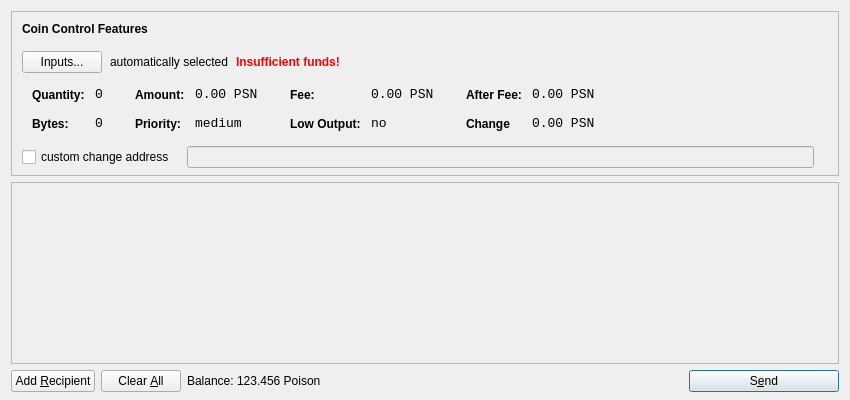
<?xml version="1.0" encoding="UTF-8"?>
<ui version="4.0">
 <class>SendCoinsDialog</class>
 <widget class="QDialog" name="SendCoinsDialog">
  <property name="geometry">
   <rect>
    <x>0</x>
    <y>0</y>
    <width>850</width>
    <height>400</height>
   </rect>
  </property>
  <property name="windowTitle">
   <string>Send Coins</string>
  </property>
  <layout class="QVBoxLayout" name="verticalLayout" stretch="0,1,0">
   <property name="bottomMargin">
    <number>8</number>
   </property>
   <item>
    <widget class="QFrame" name="frameCoinControl">
     <property name="sizePolicy">
      <sizepolicy hsizetype="Expanding" vsizetype="Expanding">
       <horstretch>0</horstretch>
       <verstretch>0</verstretch>
      </sizepolicy>
     </property>
     <property name="maximumSize">
      <size>
       <width>16777215</width>
       <height>16777215</height>
      </size>
     </property>
     <property name="frameShape">
      <enum>QFrame::StyledPanel</enum>
     </property>
     <property name="frameShadow">
      <enum>QFrame::Sunken</enum>
     </property>
     <layout class="QVBoxLayout" name="verticalLayoutCoinControl2">
      <property name="spacing">
       <number>-1</number>
      </property>
      <property name="leftMargin">
       <number>0</number>
      </property>
      <property name="topMargin">
       <number>0</number>
      </property>
      <property name="rightMargin">
       <number>0</number>
      </property>
      <property name="bottomMargin">
       <number>6</number>
      </property>
      <item>
       <layout class="QVBoxLayout" name="verticalLayoutCoinControl" stretch="0,0,0,0,1">
        <property name="spacing">
         <number>0</number>
        </property>
        <property name="leftMargin">
         <number>10</number>
        </property>
        <property name="topMargin">
         <number>10</number>
        </property>
        <item>
         <layout class="QHBoxLayout" name="horizontalLayoutCoinControl1">
          <property name="bottomMargin">
           <number>15</number>
          </property>
          <item>
           <widget class="QLabel" name="labelCoinControlFeatures">
            <property name="sizePolicy">
             <sizepolicy hsizetype="Preferred" vsizetype="Maximum">
              <horstretch>0</horstretch>
              <verstretch>0</verstretch>
             </sizepolicy>
            </property>
            <property name="font">
             <font>
              <weight>75</weight>
              <bold>true</bold>
             </font>
            </property>
            <property name="styleSheet">
             <string notr="true">font-weight:bold;</string>
            </property>
            <property name="text">
             <string>Coin Control Features</string>
            </property>
           </widget>
          </item>
         </layout>
        </item>
        <item>
         <layout class="QHBoxLayout" name="horizontalLayoutCoinControl2" stretch="0,0,0,0">
          <property name="spacing">
           <number>8</number>
          </property>
          <property name="bottomMargin">
           <number>10</number>
          </property>
          <item>
           <widget class="QPushButton" name="pushButtonCoinControl">
            <property name="styleSheet">
             <string notr="true"/>
            </property>
            <property name="text">
             <string>Inputs...</string>
            </property>
           </widget>
          </item>
          <item>
           <widget class="QLabel" name="labelCoinControlAutomaticallySelected">
            <property name="text">
             <string>automatically selected</string>
            </property>
            <property name="margin">
             <number>5</number>
            </property>
           </widget>
          </item>
          <item>
           <widget class="QLabel" name="labelCoinControlInsuffFunds">
            <property name="font">
             <font>
              <weight>75</weight>
              <bold>true</bold>
             </font>
            </property>
            <property name="styleSheet">
             <string notr="true">color:red;font-weight:bold;</string>
            </property>
            <property name="text">
             <string>Insufficient funds!</string>
            </property>
            <property name="margin">
             <number>5</number>
            </property>
           </widget>
          </item>
          <item>
           <spacer name="horizontalSpacerCoinControl">
            <property name="orientation">
             <enum>Qt::Horizontal</enum>
            </property>
            <property name="sizeHint" stdset="0">
             <size>
              <width>40</width>
              <height>1</height>
             </size>
            </property>
           </spacer>
          </item>
         </layout>
        </item>
        <item>
         <widget class="QWidget" name="widgetCoinControl" native="true">
          <property name="sizePolicy">
           <sizepolicy hsizetype="Preferred" vsizetype="Preferred">
            <horstretch>0</horstretch>
            <verstretch>0</verstretch>
           </sizepolicy>
          </property>
          <property name="minimumSize">
           <size>
            <width>0</width>
            <height>0</height>
           </size>
          </property>
          <property name="styleSheet">
           <string notr="true"/>
          </property>
          <layout class="QHBoxLayout" name="horizontalLayoutCoinControl5">
           <property name="margin">
            <number>0</number>
           </property>
           <item>
            <layout class="QHBoxLayout" name="horizontalLayoutCoinControl3" stretch="0,0,0,1">
             <property name="spacing">
              <number>20</number>
             </property>
             <property name="topMargin">
              <number>0</number>
             </property>
             <property name="bottomMargin">
              <number>10</number>
             </property>
             <item>
              <layout class="QFormLayout" name="formLayoutCoinControl1">
               <property name="horizontalSpacing">
                <number>10</number>
               </property>
               <property name="verticalSpacing">
                <number>14</number>
               </property>
               <property name="leftMargin">
                <number>10</number>
               </property>
               <property name="topMargin">
                <number>4</number>
               </property>
               <property name="rightMargin">
                <number>6</number>
               </property>
               <item row="0" column="0">
                <widget class="QLabel" name="labelCoinControlQuantityText">
                 <property name="styleSheet">
                  <string notr="true">font-weight:bold;</string>
                 </property>
                 <property name="text">
                  <string>Quantity:</string>
                 </property>
                 <property name="margin">
                  <number>0</number>
                 </property>
                </widget>
               </item>
               <item row="0" column="1">
                <widget class="QLabel" name="labelCoinControlQuantity">
                 <property name="font">
                  <font>
                   <family>Monospace</family>
                   <pointsize>10</pointsize>
                  </font>
                 </property>
                 <property name="cursor">
                  <cursorShape>IBeamCursor</cursorShape>
                 </property>
                 <property name="contextMenuPolicy">
                  <enum>Qt::ActionsContextMenu</enum>
                 </property>
                 <property name="text">
                  <string>0</string>
                 </property>
                 <property name="margin">
                  <number>0</number>
                 </property>
                 <property name="textInteractionFlags">
                  <set>Qt::LinksAccessibleByMouse|Qt::TextSelectableByKeyboard|Qt::TextSelectableByMouse</set>
                 </property>
                </widget>
               </item>
               <item row="1" column="0">
                <widget class="QLabel" name="labelCoinControlBytesText">
                 <property name="styleSheet">
                  <string notr="true">font-weight:bold;</string>
                 </property>
                 <property name="text">
                  <string>Bytes:</string>
                 </property>
                </widget>
               </item>
               <item row="1" column="1">
                <widget class="QLabel" name="labelCoinControlBytes">
                 <property name="font">
                  <font>
                   <family>Monospace</family>
                   <pointsize>10</pointsize>
                  </font>
                 </property>
                 <property name="cursor">
                  <cursorShape>IBeamCursor</cursorShape>
                 </property>
                 <property name="contextMenuPolicy">
                  <enum>Qt::ActionsContextMenu</enum>
                 </property>
                 <property name="text">
                  <string>0</string>
                 </property>
                 <property name="textInteractionFlags">
                  <set>Qt::LinksAccessibleByMouse|Qt::TextSelectableByKeyboard|Qt::TextSelectableByMouse</set>
                 </property>
                </widget>
               </item>
              </layout>
             </item>
             <item>
              <layout class="QFormLayout" name="formLayoutCoinControl2">
               <property name="horizontalSpacing">
                <number>10</number>
               </property>
               <property name="verticalSpacing">
                <number>14</number>
               </property>
               <property name="leftMargin">
                <number>6</number>
               </property>
               <property name="topMargin">
                <number>4</number>
               </property>
               <property name="rightMargin">
                <number>6</number>
               </property>
               <item row="0" column="0">
                <widget class="QLabel" name="labelCoinControlAmountText">
                 <property name="styleSheet">
                  <string notr="true">font-weight:bold;</string>
                 </property>
                 <property name="text">
                  <string>Amount:</string>
                 </property>
                 <property name="margin">
                  <number>0</number>
                 </property>
                </widget>
               </item>
               <item row="0" column="1">
                <widget class="QLabel" name="labelCoinControlAmount">
                 <property name="font">
                  <font>
                   <family>Monospace</family>
                   <pointsize>10</pointsize>
                  </font>
                 </property>
                 <property name="cursor">
                  <cursorShape>IBeamCursor</cursorShape>
                 </property>
                 <property name="contextMenuPolicy">
                  <enum>Qt::ActionsContextMenu</enum>
                 </property>
                 <property name="text">
                  <string>0.00 PSN</string>
                 </property>
                 <property name="textInteractionFlags">
                  <set>Qt::LinksAccessibleByMouse|Qt::TextSelectableByKeyboard|Qt::TextSelectableByMouse</set>
                 </property>
                </widget>
               </item>
               <item row="1" column="0">
                <widget class="QLabel" name="labelCoinControlPriorityText">
                 <property name="styleSheet">
                  <string notr="true">font-weight:bold;</string>
                 </property>
                 <property name="text">
                  <string>Priority:</string>
                 </property>
                </widget>
               </item>
               <item row="1" column="1">
                <widget class="QLabel" name="labelCoinControlPriority">
                 <property name="font">
                  <font>
                   <family>Monospace</family>
                   <pointsize>10</pointsize>
                  </font>
                 </property>
                 <property name="cursor">
                  <cursorShape>IBeamCursor</cursorShape>
                 </property>
                 <property name="contextMenuPolicy">
                  <enum>Qt::ActionsContextMenu</enum>
                 </property>
                 <property name="text">
                  <string>medium</string>
                 </property>
                 <property name="textInteractionFlags">
                  <set>Qt::LinksAccessibleByMouse|Qt::TextSelectableByKeyboard|Qt::TextSelectableByMouse</set>
                 </property>
                </widget>
               </item>
              </layout>
             </item>
             <item>
              <layout class="QFormLayout" name="formLayoutCoinControl3">
               <property name="horizontalSpacing">
                <number>10</number>
               </property>
               <property name="verticalSpacing">
                <number>14</number>
               </property>
               <property name="leftMargin">
                <number>6</number>
               </property>
               <property name="topMargin">
                <number>4</number>
               </property>
               <property name="rightMargin">
                <number>6</number>
               </property>
               <item row="0" column="0">
                <widget class="QLabel" name="labelCoinControlFeeText">
                 <property name="styleSheet">
                  <string notr="true">font-weight:bold;</string>
                 </property>
                 <property name="text">
                  <string>Fee:</string>
                 </property>
                 <property name="margin">
                  <number>0</number>
                 </property>
                </widget>
               </item>
               <item row="0" column="1">
                <widget class="QLabel" name="labelCoinControlFee">
                 <property name="font">
                  <font>
                   <family>Monospace</family>
                   <pointsize>10</pointsize>
                  </font>
                 </property>
                 <property name="cursor">
                  <cursorShape>IBeamCursor</cursorShape>
                 </property>
                 <property name="contextMenuPolicy">
                  <enum>Qt::ActionsContextMenu</enum>
                 </property>
                 <property name="text">
                  <string>0.00 PSN</string>
                 </property>
                 <property name="textInteractionFlags">
                  <set>Qt::LinksAccessibleByMouse|Qt::TextSelectableByKeyboard|Qt::TextSelectableByMouse</set>
                 </property>
                </widget>
               </item>
               <item row="1" column="0">
                <widget class="QLabel" name="labelCoinControlLowOutputText">
                 <property name="styleSheet">
                  <string notr="true">font-weight:bold;</string>
                 </property>
                 <property name="text">
                  <string>Low Output:</string>
                 </property>
                </widget>
               </item>
               <item row="1" column="1">
                <widget class="QLabel" name="labelCoinControlLowOutput">
                 <property name="font">
                  <font>
                   <family>Monospace</family>
                   <pointsize>10</pointsize>
                  </font>
                 </property>
                 <property name="cursor">
                  <cursorShape>IBeamCursor</cursorShape>
                 </property>
                 <property name="contextMenuPolicy">
                  <enum>Qt::ActionsContextMenu</enum>
                 </property>
                 <property name="text">
                  <string>no</string>
                 </property>
                 <property name="textInteractionFlags">
                  <set>Qt::LinksAccessibleByMouse|Qt::TextSelectableByKeyboard|Qt::TextSelectableByMouse</set>
                 </property>
                </widget>
               </item>
              </layout>
             </item>
             <item>
              <layout class="QFormLayout" name="formLayoutCoinControl4">
               <property name="horizontalSpacing">
                <number>10</number>
               </property>
               <property name="verticalSpacing">
                <number>14</number>
               </property>
               <property name="leftMargin">
                <number>6</number>
               </property>
               <property name="topMargin">
                <number>4</number>
               </property>
               <property name="rightMargin">
                <number>6</number>
               </property>
               <item row="0" column="0">
                <widget class="QLabel" name="labelCoinControlAfterFeeText">
                 <property name="styleSheet">
                  <string notr="true">font-weight:bold;</string>
                 </property>
                 <property name="text">
                  <string>After Fee:</string>
                 </property>
                 <property name="margin">
                  <number>0</number>
                 </property>
                </widget>
               </item>
               <item row="0" column="1">
                <widget class="QLabel" name="labelCoinControlAfterFee">
                 <property name="font">
                  <font>
                   <family>Monospace</family>
                   <pointsize>10</pointsize>
                  </font>
                 </property>
                 <property name="cursor">
                  <cursorShape>IBeamCursor</cursorShape>
                 </property>
                 <property name="contextMenuPolicy">
                  <enum>Qt::ActionsContextMenu</enum>
                 </property>
                 <property name="text">
                  <string>0.00 PSN</string>
                 </property>
                 <property name="textInteractionFlags">
                  <set>Qt::LinksAccessibleByMouse|Qt::TextSelectableByKeyboard|Qt::TextSelectableByMouse</set>
                 </property>
                </widget>
               </item>
               <item row="1" column="0">
                <widget class="QLabel" name="labelCoinControlChangeText">
                 <property name="styleSheet">
                  <string notr="true">font-weight:bold;</string>
                 </property>
                 <property name="text">
                  <string>Change</string>
                 </property>
                </widget>
               </item>
               <item row="1" column="1">
                <widget class="QLabel" name="labelCoinControlChange">
                 <property name="font">
                  <font>
                   <family>Monospace</family>
                   <pointsize>10</pointsize>
                  </font>
                 </property>
                 <property name="cursor">
                  <cursorShape>IBeamCursor</cursorShape>
                 </property>
                 <property name="contextMenuPolicy">
                  <enum>Qt::ActionsContextMenu</enum>
                 </property>
                 <property name="text">
                  <string>0.00 PSN</string>
                 </property>
                 <property name="textInteractionFlags">
                  <set>Qt::LinksAccessibleByMouse|Qt::TextSelectableByKeyboard|Qt::TextSelectableByMouse</set>
                 </property>
                </widget>
               </item>
              </layout>
             </item>
            </layout>
           </item>
          </layout>
         </widget>
        </item>
        <item>
         <layout class="QHBoxLayout" name="horizontalLayoutCoinControl4" stretch="0,0,0">
          <property name="spacing">
           <number>12</number>
          </property>
          <property name="sizeConstraint">
           <enum>QLayout::SetDefaultConstraint</enum>
          </property>
          <property name="topMargin">
           <number>5</number>
          </property>
          <property name="rightMargin">
           <number>5</number>
          </property>
          <item>
           <widget class="QCheckBox" name="checkBoxCoinControlChange">
            <property name="text">
             <string>custom change address</string>
            </property>
           </widget>
          </item>
          <item>
           <widget class="QLineEdit" name="lineEditCoinControlChange">
            <property name="enabled">
             <bool>false</bool>
            </property>
            <property name="sizePolicy">
             <sizepolicy hsizetype="Expanding" vsizetype="Fixed">
              <horstretch>0</horstretch>
              <verstretch>0</verstretch>
             </sizepolicy>
            </property>
           </widget>
          </item>
          <item>
           <widget class="QLabel" name="labelCoinControlChangeLabel">
            <property name="sizePolicy">
             <sizepolicy hsizetype="Preferred" vsizetype="Expanding">
              <horstretch>0</horstretch>
              <verstretch>0</verstretch>
             </sizepolicy>
            </property>
            <property name="minimumSize">
             <size>
              <width>0</width>
              <height>0</height>
             </size>
            </property>
            <property name="text">
             <string/>
            </property>
            <property name="margin">
             <number>3</number>
            </property>
           </widget>
          </item>
         </layout>
        </item>
        <item>
         <spacer name="verticalSpacerCoinControl">
          <property name="orientation">
           <enum>Qt::Vertical</enum>
          </property>
          <property name="sizeHint" stdset="0">
           <size>
            <width>800</width>
            <height>1</height>
           </size>
          </property>
         </spacer>
        </item>
       </layout>
      </item>
     </layout>
    </widget>
   </item>
   <item>
    <widget class="QScrollArea" name="scrollArea">
     <property name="widgetResizable">
      <bool>true</bool>
     </property>
     <widget class="QWidget" name="scrollAreaWidgetContents">
      <property name="geometry">
       <rect>
        <x>0</x>
        <y>0</y>
        <width>830</width>
        <height>165</height>
       </rect>
      </property>
      <layout class="QVBoxLayout" name="verticalLayout_2">
       <property name="margin">
        <number>0</number>
       </property>
       <item>
        <layout class="QVBoxLayout" name="entries">
         <property name="spacing">
          <number>6</number>
         </property>
        </layout>
       </item>
       <item>
        <spacer name="verticalSpacer">
         <property name="orientation">
          <enum>Qt::Vertical</enum>
         </property>
         <property name="sizeHint" stdset="0">
          <size>
           <width>20</width>
           <height>40</height>
          </size>
         </property>
        </spacer>
       </item>
      </layout>
     </widget>
    </widget>
   </item>
   <item>
    <layout class="QHBoxLayout" name="horizontalLayout">
     <item>
      <widget class="QPushButton" name="addButton">
       <property name="toolTip">
        <string>Send to multiple recipients at once</string>
       </property>
       <property name="text">
        <string>Add &amp;Recipient</string>
       </property>
       <property name="autoDefault">
        <bool>false</bool>
       </property>
      </widget>
     </item>
     <item>
      <widget class="QPushButton" name="clearButton">
       <property name="sizePolicy">
        <sizepolicy hsizetype="Minimum" vsizetype="Fixed">
         <horstretch>0</horstretch>
         <verstretch>0</verstretch>
        </sizepolicy>
       </property>
       <property name="toolTip">
        <string>Remove all transaction fields</string>
       </property>
       <property name="text">
        <string>Clear &amp;All</string>
       </property>
       <property name="autoRepeatDelay">
        <number>300</number>
       </property>
       <property name="autoDefault">
        <bool>false</bool>
       </property>
      </widget>
     </item>
     <item>
      <layout class="QHBoxLayout" name="horizontalLayout_2">
       <property name="spacing">
        <number>3</number>
       </property>
       <item>
        <widget class="QLabel" name="label">
         <property name="sizePolicy">
          <sizepolicy hsizetype="Preferred" vsizetype="Fixed">
           <horstretch>0</horstretch>
           <verstretch>0</verstretch>
          </sizepolicy>
         </property>
         <property name="text">
          <string>Balance:</string>
         </property>
        </widget>
       </item>
       <item>
        <widget class="QLabel" name="labelBalance">
         <property name="sizePolicy">
          <sizepolicy hsizetype="Preferred" vsizetype="Fixed">
           <horstretch>0</horstretch>
           <verstretch>0</verstretch>
          </sizepolicy>
         </property>
         <property name="cursor">
          <cursorShape>IBeamCursor</cursorShape>
         </property>
         <property name="text">
          <string>123.456 Poison</string>
         </property>
         <property name="textInteractionFlags">
          <set>Qt::LinksAccessibleByMouse|Qt::TextSelectableByKeyboard|Qt::TextSelectableByMouse</set>
         </property>
        </widget>
       </item>
      </layout>
     </item>
     <item>
      <spacer name="horizontalSpacer">
       <property name="orientation">
        <enum>Qt::Horizontal</enum>
       </property>
       <property name="sizeHint" stdset="0">
        <size>
         <width>40</width>
         <height>20</height>
        </size>
       </property>
      </spacer>
     </item>
     <item>
      <widget class="QPushButton" name="sendButton">
       <property name="minimumSize">
        <size>
         <width>150</width>
         <height>0</height>
        </size>
       </property>
       <property name="toolTip">
        <string>Confirm the send action</string>
       </property>
       <property name="text">
        <string>S&amp;end</string>
       </property>
       <property name="icon">
        <iconset resource="../bitcoin.qrc">
         <normaloff>:/icons/send</normaloff>:/icons/send</iconset>
       </property>
       <property name="default">
        <bool>true</bool>
       </property>
      </widget>
     </item>
    </layout>
   </item>
  </layout>
 </widget>
 <resources>
  <include location="../bitcoin.qrc"/>
 </resources>
 <connections/>
</ui>
